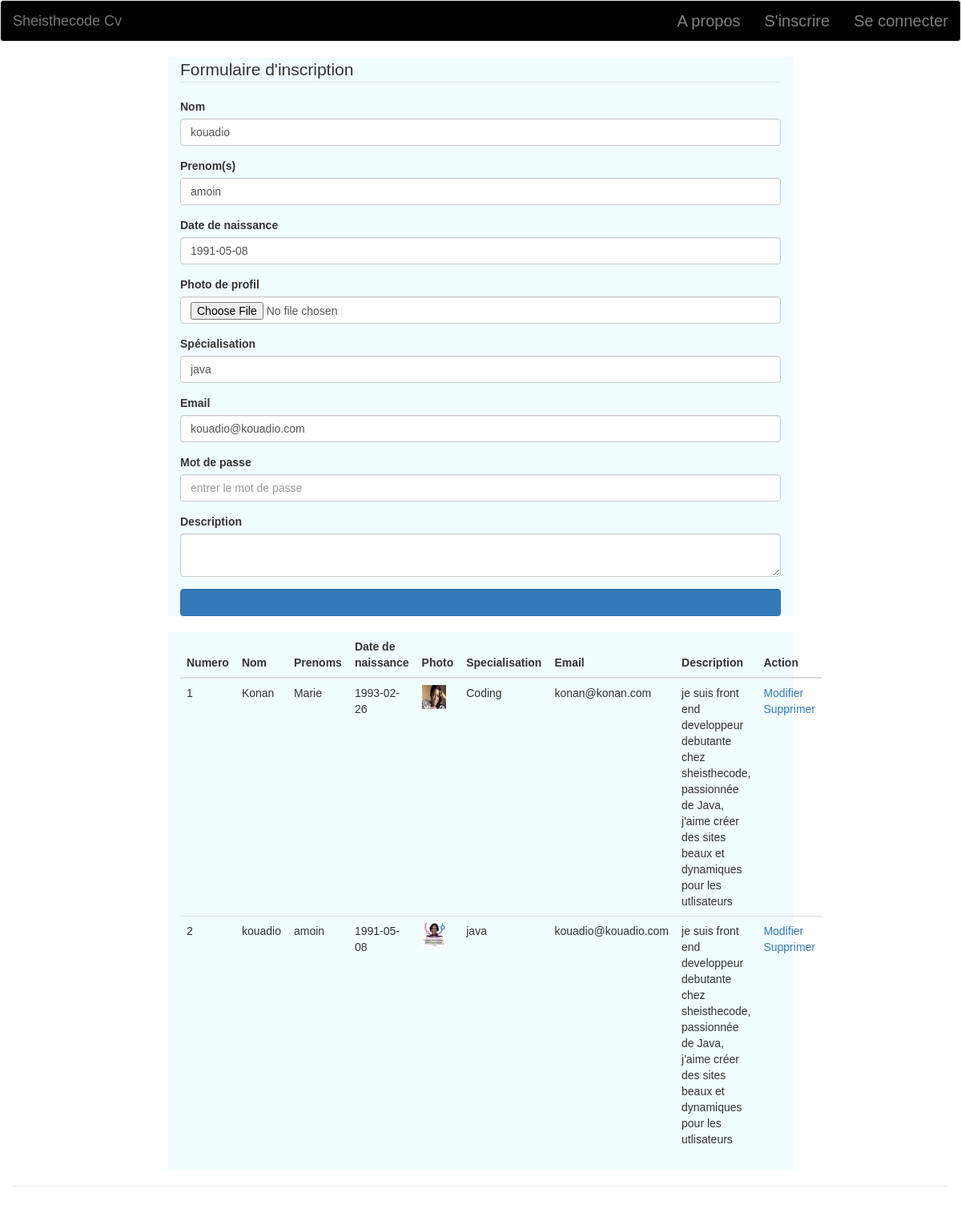
The page /codeuse.php?id=7 on the database its author committed.
### tables this page shows
CREATE TABLE `codeuse` (
  `id` int(10) NOT NULL,
  `nom` varchar(50) NOT NULL,
  `prenom` varchar(50) NOT NULL,
  `dnaissance` date NOT NULL,
  `photo` varchar(250) NOT NULL,
  `specialisation` varchar(50) NOT NULL,
  `email` varchar(50) NOT NULL,
  `mdp` varchar(50) NOT NULL,
  `description` text NOT NULL
);

### codeuse.php (the view, shortened to what this page needs)
<?php
  include('connection.php');
	if (isset($_GET['id'])){
	$update="SELECT * FROM codeuse WHERE id=".$_GET['id'];
	$res=mysqli_query($link, $update);
	$dataU=mysqli_fetch_array($res);
	}
  ?>
<!DOCTYPE html>
<html>
<head lang="fr">
	<link rel="stylesheet" href="css/bootstrap.css" >
	<link rel="stylesheet" href="css/styles.css" >
</head>
<body style="background-color: white;">
		<div class="container-fluid">
			<div class="row">
				<nav class="navbar navbar-default" style="font-size: 20px; background-color: black;">
					<div class="container-fluid">
						<a class="navbar-brand" href="accueil.php">Sheisthecode Cv</a>
						<ul class="nav navbar-nav navbar-right">
							<li>
                 <a href="index.php" style="color: grey">A propos</a>
							</li>
							<li>
								<a href="codeuse.php" style="color: grey">S'inscrire</a>
							</li>
							<li>
								<a href="login.php" style="color: grey">Se connecter</a>
							</li>
						</ul>
					</div>
				</nav>
		</div>
		<div class="container">
			<div class="row">
				<div class="col-md-2"></div>
				<div class="col-md-8" style="background-color: #F1FDFE;">
					<form action="" method="POST" role="form" enctype="multipart/form-data">
						<legend>Formulaire d'inscription</legend>
						<div class="form-group">
							<label for="">Nom</label>
							<input name="nom" type="text" value="<?php if (isset ($_GET['id'])) echo $dataU['nom']; ?>"  class="form-control" id="" placeholder="entrer le nom">
						</div>
						<div class="form-group">
							<label for="">Prenom(s)</label>
							<input name="prenom" type="text" value="<?php if (isset ($_GET['id'])) echo $dataU['prenom']; ?>"  class="form-control" id="" placeholder="entrer le(s) prenom(s)">
						</div>
						<div class="form-group">
							<label for="">Date de naissance</label>
							<input name="dnaissance" type="text" value="<?php if (isset ($_GET['id'])) echo $dataU['dnaissance']; ?>"  class="form-control" id="" placeholder="entrer votre date de naissance">
						</div>
						<div class="form-group">
							<label for="">Photo de profil</label>
							<input name="photo" type="file" value="<?php if (isset ($_GET['id'])) echo $dataU['photo']; ?>"" class="form-control" id="" placeholder=" Choisissez une image">
						</div>
						<div class="form-group">
							<label for="">Spécialisation</label>
							<input name="specialisation" type="text" value="<?php if (isset ($_GET['id'])) echo $dataU['specialisation']; ?>" class="form-control" id="" placeholder=" entrer votre specialisation">
						</div>
						<div class="form-group">
							<label for="">Email</label>
							<input name="email" type="email" value="<?php if (isset ($_GET['id'])) echo $dataU['email']; ?>" class="form-control" id="" placeholder=" entrer votre email">
						</div>
						<div class="form-group">
							<label for="">Mot de passe</label>
							<input name="mdp" type="password" value="<?php if (isset ($_GET['id'])) echo $dataU['mdp']; ?>"  class="form-control" id="" placeholder="entrer le mot de passe">
						</div>
						<div class="form-group">
							<label for="">Description</label>
							<textarea name="description" type="text" value="<?php if (isset ($_GET['id'])) echo $dataU['description']; ?>"  class="form-control" id="" ></textarea>
						</div>
						<div style="text-align: center;">
						<button name="btnValider" type="submit" class="btn btn-primary" style="width: 750px"><a href="dashboard.php">Valider</a></button>
						</div>
					</form>
				</div>
			</div>
<br>
			<div class="row">
				<div class="col-md-2"></div>
				<div class="col-md-8" style="background-color: #F1FDFE;">
				<table class="table">
					<thead>
						<tr>
							<th>Numero</th>
							<th>Nom</th>
							<th>Prenoms</th>
							<th>Date de naissance</th>
							<th>Photo</th>
							<th>Specialisation</th>
							<th>Email</th>
							<th>Description</th>
							<th>Action</th>
						</tr>
					</thead>
					<tbody>
						<?php
							$n=1;
							$list=" SELECT * FROM codeuse ";
							$res= mysqli_query($link,$list);
	while ($data = mysqli_fetch_array($res))
		{
						 ?>
						<tr>
							<td><?php echo $n; ?> </td>
							<td><?php echo $data['nom']; ?></td>
							<td><?php echo $data['prenom']; ?></td>
							<td><?php echo $data['dnaissance']; ?></td>
							<td><img src="upload/<?php echo $data['photo'];  ?>" width="30px" height="30px" alt=""></td>
							<td><?php echo $data['specialisation']; ?></td>
							<td><?php echo $data['email']; ?></td>
							<td><?php echo $data['description']; ?></td>
							<td>
								<a href="?id=<?php echo $data['id']; ?>">Modifier</a>
								<a href="?sup=<?php echo $data['id']; ?>">Supprimer</a>
							</td>
						</tr>
						<?php $n++;
						 } ?>
					</tbody>
				</table>
				</div>
			</div>
		</div>
   <hr>
   </body>
</html>

### css/styles.css (style rules this page uses)
body { margin: 0; font-family: Open-sans, sans-serif; }
body { font-family: "Open-Sans", "Helvetica", "sans-serif"; padding-bottom: 200px; }

### rows shown on the page
codeuse: nom "kouadio", prenom "amoin", dnaissance "1991-05-08", specialisation "java", email "kouadio@kouadio.com", photo (picture), description "je suis front end developpeur debutante chez sheisthecode, passionnée de Java, j'aime créer des sites beaux et dynamiques pour les utlisateurs"
codeuse: nom "Konan", prenom "Marie", dnaissance "1993-02-26", photo (picture), specialisation "Coding", email "konan@konan.com", description "je suis front end developpeur debutante chez sheisthecode, passionnée de Java, j'aime créer des sites beaux et dynamiques pour les utlisateurs"
